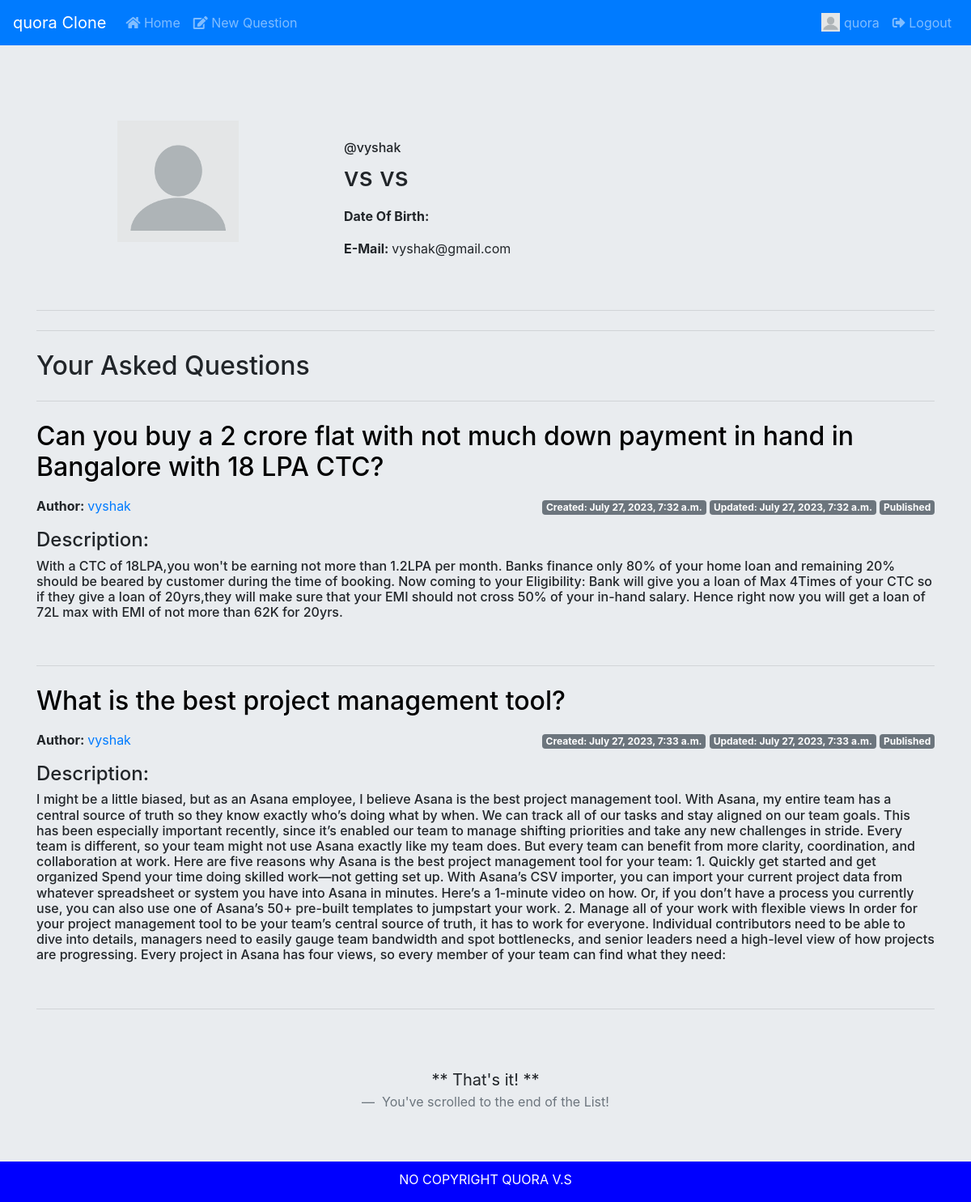
Page /test1/profilepage/vyshak/ (signed in) on the committed database.
### test1/models.py (models this page shows, shortened)
class Question(models.Model):
    STATUS_CHOICES = (
        ('draft' , 'Draft'),
        ('published' , 'Published')
    )
    title = models.CharField(max_length=100)
    slug = models.SlugField(max_length=120)
    author = models.ForeignKey(User , related_name='blog_posts' , on_delete=models.CASCADE)
    body = models.TextField()
    likes = models.ManyToManyField(User , related_name='post_likes',blank=True)
    created = models.DateTimeField(auto_now_add=True)
    updated = models.DateTimeField(auto_now=True)
    status = models.CharField(max_length=10 , choices=STATUS_CHOICES,default='draft')
    restrict_comments = models.BooleanField(default=False)
    favourite_ques = models.ManyToManyField(User,related_name='favourite_ques',blank=True)

### test1/views.py (the view)
# urls.py: path('profilepage/<str:username>/',views.profilepage,name='profilepage'),
def profilepage(request,username):
    user = User.objects.get(username=username)
    questions = Question.objects.filter(author=user)
    profile = Profile.objects.all()
    context = {
        'questions': questions,
        'profile' : profile,
        'user':user,
    }
    return render(request,'profilepage.html',context)

### templates/profilepage.html (shortened to what this page needs)
{% extends 'base.html' %}
{% load static %}
{% block content %}
    <div class="row my-2">
		<div class="col-lg-4 order-lg-1 text-center">
				<img src="{% static 'img/default.png' %}" class="mx-auto img-fluid img-circle d-block" alt="avatar" width="150" , height="150">
        </div>
        <div class="col-lg-8 order-lg-2">
            <div class="tab-content py-4">
                <div class="tab-pane active" id="profile">
					<h6>@{{user.username}}</h6>
                    <h2 class="mb-3">{{user.first_name}} {{user.last_name}}</h2>
                    <div class="row">
                        <div class="col-md-6">
							<p><strong>Date Of Birth: </strong>{{user.profile.dob}}</p>
							<p><strong>E-Mail: </strong>{{user.email}}</p>
                        </div>
                    </div>
                </div>
            </div>
        </div>
	</div>
	<hr class="my-4">
	<hr class="my-4">
	<div>
		<h2 class="display-6">Your Asked Questions</h2>
		<hr class="my-4">
		{% for q in questions %}
			<div>
				<h2><p><a style="color: black;" href="{% url 'test1:ques_detail' q.id %}">{{q.title}}</a></p></h2>
				<p><strong>Author: </strong><a href="{% url 'test1:profilepage' q.author %}">{{q.author}}</a>
					<span class="float-right">
						<span class="badge badge-secondary">Created: {{q.created}}</span>
						<span class="badge badge-secondary">Updated: {{q.updated}}</span>
						<span style="text-transform: capitalize;" class="badge badge-secondary">{{q.status}}</span></p>
				<h4>Description:</h4><h6>{{q.body}}</h6>
			</div>
			<br>
			<hr class="my-4">
		{% endfor %}
	</div>
	<br>
	<br>
	<blockquote class="blockquote text-center">
		<p class="mb-0">** That's it! **</p>
		<footer class="blockquote-footer"> You've scrolled to the end of the List!</footer>
	</blockquote>
{% endblock %}

### templates/base.html (shortened to what this page needs)
{% load static %}
<!DOCTYPE html>
<html>
<head>
	<link rel="stylesheet" href="https://cdnjs.cloudflare.com/ajax/libs/font-awesome/5.14.0/css/all.min.css" />
	<link rel="stylesheet" href="https://stackpath.bootstrapcdn.com/bootstrap/4.3.1/css/bootstrap.min.css">
	<link rel="stylesheet" href="{% static 'css/style.css' %}" type="text/css" />
</head>
<body>
	<nav class="navbar-expand-md fixed-top navbar navbar-dark bg-primary">
		<a class="navbar-brand" href="/">quora Clone</a>
		<div class="collapse navbar-collapse" id="navbar1">
		  <ul class="navbar-nav mr-auto">
			<li class="nav-item">
				<a class="nav-link" href="{% url 'test1:ques_list' %}"><i class="fas fa-home"></i> Home</a>
			</li>
			{% if request.user.is_authenticated %}
				<li class="nav-item"><a class="nav-link" href="{% url 'test1:ask_question' %}"><i class="fas fa-edit"></i> New Question</a></li>
			{% endif %}
		  </ul>
		  {% if request.user.is_authenticated %}
				<ul class="nav navbar-nav navbar-right">
					<li class="nav-item">
						<a class="nav-link" href="{% url 'test1:profilepage' username=user.username %}">
								<img src="{% static 'img/default.png' %}" width="23" height="23" class="d-inline-block align-top" alt="profilePic">
							{{ request.user }}
						</a>
					</li>
					<li class="nav-item"><a class="nav-link" href="{% url 'test1:user_logout' %}"><i class="fas fa-sign-out-alt"></i> Logout</a></li>
				</ul>
				{% else %}
					<ul class="nav navbar-nav navbar-right">
						<li class="nav-item"><a class="nav-link" href="{% url 'test1:user_login' %}"><i class="fas fa-sign-in-alt"></i> Login</a></li>
						<li class="nav-item"><a class="nav-link" href="{% url 'test1:register' %}"><i class="fas fa-user-plus"></i> Register</a></li>
					</ul>
				{% endif %}
		</div>
	</nav>
	<div class="jumbotron jumbotron-fluid">
		<div class="container container-fluid">
			{% block content %}
			{% endblock %}
		</div>
	</div>
	<footer class="footer">
		<p>No CopyRight QUORA V.S</p>
	</footer>
</body>
</html>

### static/css/style.css (style rules this page uses)
.navbar { background-color: #2b0000; }
.container { padding-top: 77px; }
.footer { position: fixed; left: 0; bottom: 0; width: 100%; background-color:blue; color: white; text-align: center; text-transform: uppercase; }
.footer p { padding-top: 10px; }

### rows in the picture
Question: title "Can you buy a 2 crore flat with not much down payment in hand in Bangalore with 18 LPA CTC?", author "vyshak", created "July 27, 2023, 7:32 a.m.", updated "July 27, 2023, 7:32 a.m.", status "Published", body "With a CTC of 18LPA,you won't be earning not more than 1.2LPA per month. Banks finance only 80% of your home loan and remaining 20% should be beared by customer during the time of booking. Now coming to your Eligibility: Bank will give you a loan of Max 4Times of your CTC so if they give a loan of 20yrs,they will make sure that your EMI should not cross 50% of your in-hand salary. Hence right now you will get a loan of 72L max with EMI of not more than 62K for 20yrs."
Question: title "What is the best project management tool?", author "vyshak", created "July 27, 2023, 7:33 a.m.", updated "July 27, 2023, 7:33 a.m.", status "Published", body "I might be a little biased, but as an Asana employee, I believe Asana is the best project management tool. With Asana, my entire team has a central source of truth so they know exactly who’s doing what by when. We can track all of our tasks and stay aligned on our team goals. This has been especially important recently, since it’s enabled our team to manage shifting priorities and take any new challenges in stride. Every team is different, so your team might not use Asana exactly like my team does. But every team can benefit from more clarity, coordination, and collaboration at work. Here are five reasons why Asana is the best project management tool for your team: 1. Quickly get started…"

### other values in the picture
{{ request.user }} "quora"
{{ user.username }} "vyshak"
{{ user.first_name }} "vs"
{{ user.last_name }} "vs"
{{ user.email }} "vyshak@gmail.com"
